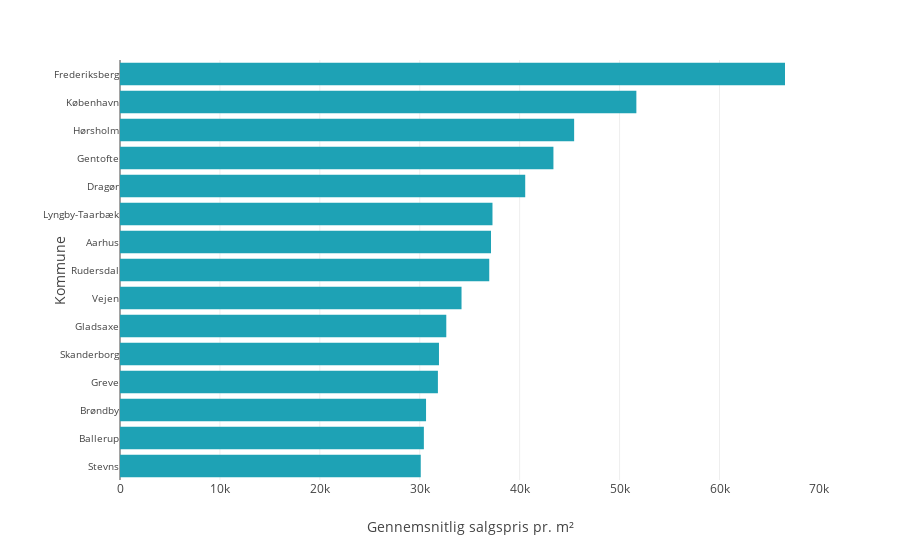

The notebook cell saved with this chart:
### Markdown cell above
### Danish

### Code cell
# Plotting the data on a chart
fig = px.bar(
    data_for_plot,
    x="AvgSalesPrice",
    y="Municipality",
    orientation="h",
    # title=f"Top {n_mncp_to_show} dyreste kommuner i {max_hist}",
    labels={
        "Municipality": "Kommune",
        "AvgSalesPrice": "Gennemsnitlig salgspris pr. m²",
    },
)

# Adjust the Y-axis font size to fit the labels
fig.update_layout(
    margin=dict(l=120),  # Increase margin to accommodate longer text labels
    yaxis=dict(
        tickfont=dict(size=10),  # Reduce the font size of the Y-axis labels
    ),
)

# Export to a standalone HTML file
html_str = pio.to_html(fig, full_html=False, include_plotlyjs="cdn")
with open("Charts/Figure2_DK.html", "w", encoding="utf-8") as f:
    f.write(html_str)

# Exporting as a PNG file
# fig.write_image("Charts/Figure2_DK.png")

# Previewing
fig

### Figure 1 — Plotly figure (JSON) as saved in the notebook; plotly's stock layout.template omitted (floating-point values rounded to 4 significant figures)
{"data": [{"alignmentgroup": "True", "hovertemplate": "Gennemsnitlig salgspris pr. m²=%{x}<br>Kommune=%{y}<extra></extra>", "legendgroup": "", "marker": {"color": "#1ea2b5", "pattern": {"shape": ""}}, "name": "", "offsetgroup": "", "orientation": "h", "showlegend": false, "textposition": "auto", "type": "bar", "x": [30100.0, 30410.0, 30630.0, 31820.0, 31920.0, 32660.0, 34180.0, 36960.0, 37130.0, 37280.0, 40555, 43380.0, 45451, 51680.0, 66550.0], "xaxis": "x", "y": ["Stevns", "Ballerup", "Brøndby", "Greve", "Skanderborg", "Gladsaxe", "Vejen", "Rudersdal", "Aarhus", "Lyngby-Taarbæk", "Dragør", "Gentofte", "Hørsholm", "København", "Frederiksberg"], "yaxis": "y"}], "layout": {"barmode": "relative", "legend": {"tracegroupgap": 0}, "margin": {"l": 120, "t": 60}, "xaxis": {"anchor": "y", "domain": [0, 1], "title": {"text": "Gennemsnitlig salgspris pr. m²"}}, "yaxis": {"anchor": "x", "domain": [0, 1], "tickfont": {"size": 10}, "title": {"text": "Kommune"}}}}
